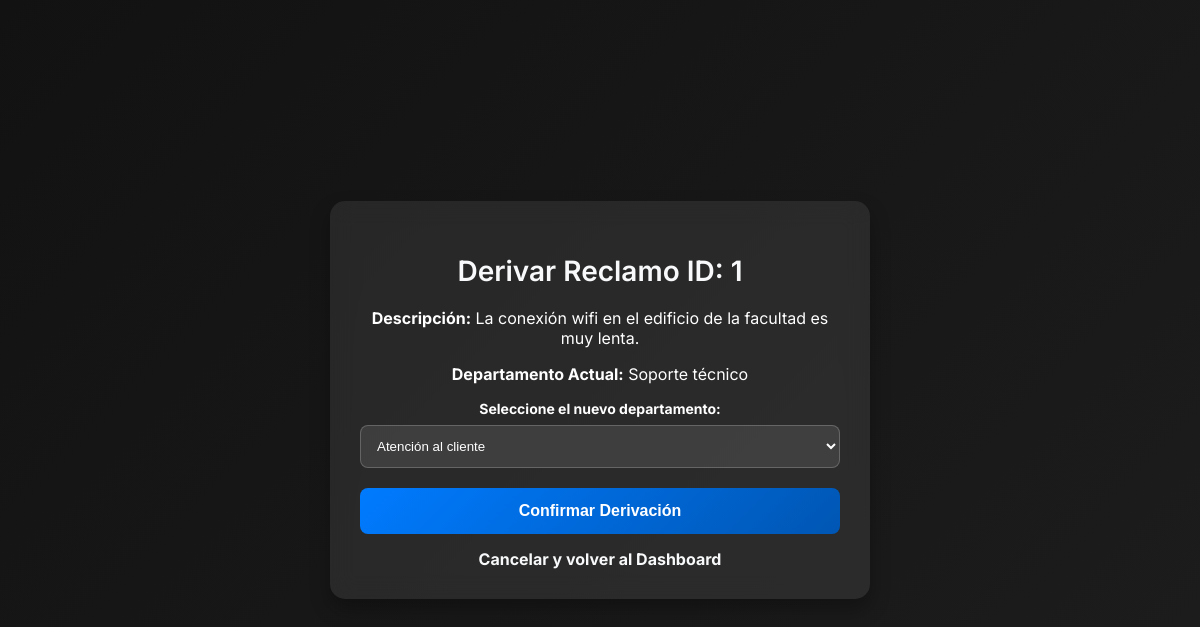
Screenshot of /derivar/1 (signed in) with the database file from the repository.
### modules/modelos.py (models this page shows, shortened)
class ModeloReclamo(Base):
    __tablename__= 'reclamos'
    id= Column(Integer, primary_key=True)
    descripcion= Column(String(1000), nullable=False)
    estado= Column(String(50), default="pendiente") #El estado. Puede ser Pendiente, o Resuelto
    departamento= Column(String(100), nullable=False)
    fecha_creacion= Column(DateTime, default=datetime.utcnow)
    fecha_resolucion= Column(DateTime, nullable=True)
    id_usuario= Column(Integer, ForeignKey('usuarios.id')) #Reclamo ligado a usuario
    foto = Column(String(255), nullable=True)

### server.py (the view, shortened to what this page needs)
@app.route('/derivar/<int:id>', methods=['GET', 'POST'])
@login_required
def derivar_reclamo(id):
    if not current_user.es_secretario():
        flash("Acceso denegado. Solo la Secretaría Técnica puede derivar reclamos.", "error")
        return redirect(url_for('dashboard'))
    reclamo = gestor_reclamos.obtener_reclamo(id)
    if not reclamo:
        flash("Reclamo no encontrado.", "error")
        return redirect(url_for('dashboard'))
    departamentos = gestor_reclamos.obtener_departamentos()
    return render_template('derivar_reclamo.html', reclamo=reclamo, departamentos=departamentos)

### modules/dominio.py (called while the page is built)
    @property
    def id(self):
        return self.__id

    @property
    def descripcion(self):
        return self.__descripcion

    @property
    def departamento(self):
        return self.__departamento

    @id.setter
    def id(self, p_id):
        if p_id is not None and not isinstance(p_id, int):
            raise ValueError("El id debe ser un número entero")
        self.__id=p_id

    @descripcion.setter
    def descripcion(self, p_descripcion):
        if not isinstance(p_descripcion, str) or p_descripcion.strip() == "":
            raise ValueError("La descripcion no puede estar vacía")
        self.__descripcion= p_descripcion.strip()

    @estado.setter
    def estado(self, p_estado):
        if p_estado not in ["pendiente", "resuelto", "en proceso","inválido"]:
            raise ValueError("El estado debe ser 'pendiente', 'resuelto', 'en proceso' o 'invalido'")
        self.__estado=p_estado

    @id_usuario.setter
    def id_usuario(self, p_id_usuario):
        if  p_id_usuario is not None and not isinstance(p_id_usuario, int):
            raise ValueError("El ID de usuario debe ser un número entero")
        self.__id_usuario=p_id_usuario

    @departamento.setter
    def departamento(self, p_departamento):
        if not isinstance(p_departamento, str) or p_departamento.strip()== "":
            raise ValueError("El departamento no puede estar vacío")
        self.__departamento=p_departamento

    @fecha_creacion.setter
    def fecha_creacion(self, p_fecha_creacion):
        self.__fecha_creacion= p_fecha_creacion

    @foto.setter
    def foto(self, p_foto):
        self.__foto=p_foto

    @fecha_resolucion.setter
    def fecha_resolucion(self, p_fecha_resolucion):
        self.__fecha_resolucion= p_fecha_resolucion

    @property
    def id(self):
        return self.__id

    @property
    def nombre(self):
        return self.__nombre

    @property
    def apellido(self):
        return self.__apellido

    @property
    def username(self):
        return self.__username

    @property
    def email(self):
        return self.__email

    @property
    def password(self):
        return self.__password

    @property
    def rol(self):
        return self.__rol

    @property
    def departamento(self):
        return self.__departamento

    @property
    def claustro(self):
        return self.__claustro

    @password.setter # This line should have the correct indentation
    def password(self, password: str):
        self.__password = password

### templates/derivar_reclamo.html (shortened to what this page needs)
<!DOCTYPE html>
<html lang="es">
<head>
    <link rel="stylesheet" type="text/css" href="{{ url_for('static', filename='style.css') }}">
</head>
<body>
    <div class="container">
        <h2>Derivar Reclamo ID: {{ reclamo.id }}</h2>
        <p><strong>Descripción:</strong> {{ reclamo.descripcion }}</p>
        <p><strong>Departamento Actual:</strong> {{ reclamo.departamento }}</p>
        <form method="POST">
            <label for="nuevo_departamento">Seleccione el nuevo departamento:</label>
            <select name="nuevo_departamento" class="form-control">
                {% for depto in departamentos %}
                    {% if depto != reclamo.departamento %}
                        <option value="{{ depto }}">{{ depto }}</option>
                    {% endif %}
                {% endfor %}
            </select>
            <button type="submit" class="btn-primary" style="margin-top: 20px;">Confirmar Derivación</button>
        </form>
        <a href="{{ url_for('dashboard') }}" style="margin-top: 15px; display: block;">Cancelar y volver al Dashboard</a>
    </div>
</body>
</html>

### static/style.css (style rules this page uses)
body { font-family: 'Inter', sans-serif; background: linear-gradient(135deg, #121212, #1d1d1d); color: #ffffff; margin: 0; display: flex; justify-content: center; align-items: center; min-height: 100vh; }
.container { width: 40%; padding: 30px; background: rgba(255, 255, 255, 0.08); box-shadow: 0px 10px 20px rgba(0, 0, 0, 0.3); border-radius: 15px; backdrop-filter: blur(12px); text-align: center; transition: all 0.3s ease-in-out; }
h2 { font-size: 28px; font-weight: 600; color: #f8f9fa; margin-bottom: 20px; }
label { font-weight: bold; display: block; margin-top: 15px; font-size: 14px; }
.form-control { width: 100%; padding: 12px; margin-top: 8px; border: 1px solid rgba(255, 255, 255, 0.2); border-radius: 8px; background: rgba(255, 255, 255, 0.1); color: #fff; transition: 0.3s; }
.btn-primary { display: block; width: 100%; padding: 14px; font-size: 16px; font-weight: bold; background: linear-gradient(135deg, #007bff, #0056b3); color: white; border: none; border-radius: 8px; cursor: pointer; transition: 0.4s ease-in-out; margin-top: 20px; }
a { color: #f8f9fa; text-decoration: none; font-weight: bold; display: block; margin-top: 20px; transition: 0.3s; }

### rows the page displays
ModeloReclamo: descripcion "La conexión wifi en el edificio de la facultad es muy lenta.", departamento "Soporte técnico"

### other values shown
{{ reclamo.id }} "1"
form field nuevo_departamento "Atención al cliente"
